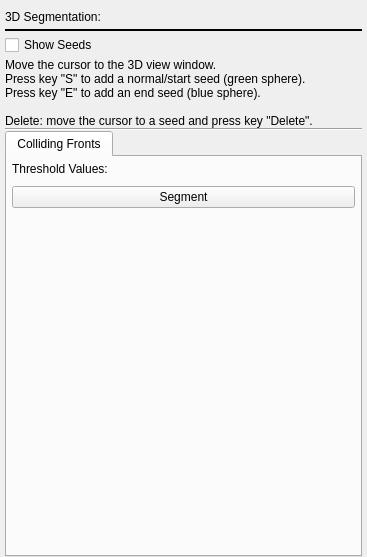
<?xml version="1.0" encoding="UTF-8"?>
<ui version="4.0">
 <class>svSeg3DEdit</class>
 <widget class="QWidget" name="svSeg3DEdit">
  <property name="geometry">
   <rect>
    <x>0</x>
    <y>0</y>
    <width>367</width>
    <height>557</height>
   </rect>
  </property>
  <property name="windowTitle">
   <string>Form</string>
  </property>
  <layout class="QVBoxLayout" name="verticalLayout">
   <property name="spacing">
    <number>0</number>
   </property>
   <property name="leftMargin">
    <number>5</number>
   </property>
   <property name="topMargin">
    <number>5</number>
   </property>
   <property name="rightMargin">
    <number>5</number>
   </property>
   <property name="bottomMargin">
    <number>0</number>
   </property>
   <item>
    <widget class="QWidget" name="widget_5" native="true">
     <layout class="QGridLayout" name="gridLayout">
      <property name="leftMargin">
       <number>0</number>
      </property>
      <property name="topMargin">
       <number>5</number>
      </property>
      <property name="rightMargin">
       <number>0</number>
      </property>
      <property name="bottomMargin">
       <number>5</number>
      </property>
      <property name="spacing">
       <number>5</number>
      </property>
      <item row="0" column="0">
       <widget class="QLabel" name="label_16">
        <property name="sizePolicy">
         <sizepolicy hsizetype="Fixed" vsizetype="Preferred">
          <horstretch>0</horstretch>
          <verstretch>0</verstretch>
         </sizepolicy>
        </property>
        <property name="text">
         <string>3D Segmentation:</string>
        </property>
       </widget>
      </item>
      <item row="0" column="1">
       <widget class="QLabel" name="labelSegName">
        <property name="text">
         <string/>
        </property>
       </widget>
      </item>
     </layout>
    </widget>
   </item>
   <item>
    <widget class="Line" name="line">
     <property name="frameShadow">
      <enum>QFrame::Plain</enum>
     </property>
     <property name="lineWidth">
      <number>2</number>
     </property>
     <property name="midLineWidth">
      <number>1</number>
     </property>
     <property name="orientation">
      <enum>Qt::Horizontal</enum>
     </property>
    </widget>
   </item>
   <item>
    <widget class="QWidget" name="widget_7" native="true">
     <layout class="QHBoxLayout" name="horizontalLayout_9">
      <property name="spacing">
       <number>0</number>
      </property>
      <property name="leftMargin">
       <number>0</number>
      </property>
      <property name="topMargin">
       <number>3</number>
      </property>
      <property name="rightMargin">
       <number>0</number>
      </property>
      <property name="bottomMargin">
       <number>3</number>
      </property>
      <item>
       <widget class="QCheckBox" name="checkBoxShowSeeds">
        <property name="text">
         <string>Show Seeds</string>
        </property>
       </widget>
      </item>
     </layout>
    </widget>
   </item>
   <item>
    <widget class="QLabel" name="label_2">
     <property name="font">
      <font>
       <pointsize>9</pointsize>
      </font>
     </property>
     <property name="text">
      <string>Move the cursor to the 3D view window.
Press key &quot;S&quot; to add a normal/start seed (green sphere).
Press key &quot;E&quot; to add an end seed (blue sphere).

Delete: move the cursor to a seed and press key &quot;Delete&quot;.</string>
     </property>
    </widget>
   </item>
   <item>
    <widget class="Line" name="line_3">
     <property name="orientation">
      <enum>Qt::Horizontal</enum>
     </property>
    </widget>
   </item>
   <item>
    <widget class="QTabWidget" name="tabWidget">
     <property name="currentIndex">
      <number>0</number>
     </property>
     <widget class="QWidget" name="tab">
      <attribute name="title">
       <string>Colliding Fronts</string>
      </attribute>
      <layout class="QVBoxLayout" name="verticalLayout_2">
       <property name="spacing">
        <number>0</number>
       </property>
       <property name="leftMargin">
        <number>0</number>
       </property>
       <property name="topMargin">
        <number>0</number>
       </property>
       <property name="rightMargin">
        <number>0</number>
       </property>
       <property name="bottomMargin">
        <number>0</number>
       </property>
       <item>
        <widget class="QWidget" name="widget" native="true">
         <layout class="QVBoxLayout" name="verticalLayout_3">
          <property name="spacing">
           <number>5</number>
          </property>
          <property name="leftMargin">
           <number>5</number>
          </property>
          <property name="topMargin">
           <number>5</number>
          </property>
          <property name="rightMargin">
           <number>5</number>
          </property>
          <property name="bottomMargin">
           <number>5</number>
          </property>
          <item>
           <widget class="QLabel" name="label">
            <property name="text">
             <string>Threshold Values:</string>
            </property>
           </widget>
          </item>
          <item>
           <widget class="ctkRangeWidget" name="widgetThresholdCF" native="true">
            <property name="toolTip">
             <string>Specify the lower and upper threshold values.</string>
            </property>
           </widget>
          </item>
          <item>
           <widget class="QPushButton" name="btnCreateCF">
            <property name="text">
             <string>Segment</string>
            </property>
           </widget>
          </item>
          <item>
           <spacer name="verticalSpacer">
            <property name="orientation">
             <enum>Qt::Vertical</enum>
            </property>
            <property name="sizeHint" stdset="0">
             <size>
              <width>20</width>
              <height>40</height>
             </size>
            </property>
           </spacer>
          </item>
         </layout>
        </widget>
       </item>
      </layout>
     </widget>
    </widget>
   </item>
  </layout>
 </widget>
 <customwidgets>
  <customwidget>
   <class>ctkRangeWidget</class>
   <extends>QWidget</extends>
   <header>ctkRangeWidget.h</header>
   <container>1</container>
  </customwidget>
 </customwidgets>
 <resources/>
 <connections/>
</ui>
